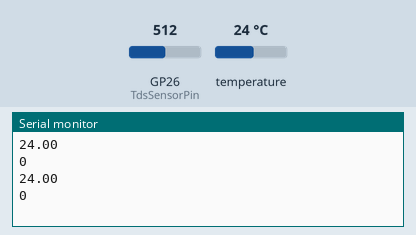
A sketch run on a simulated Raspberry Pi Pico. Shown: the last lines printed to the serial monitor. The inputs (shaded band) are chosen by the test bench; at power-on: temperature 24 °C, GP26 (TdsSensorPin) = 512.

Above: at 2.3 s.
2.4 s: temperature set to 12 °C
At 3.6 s:
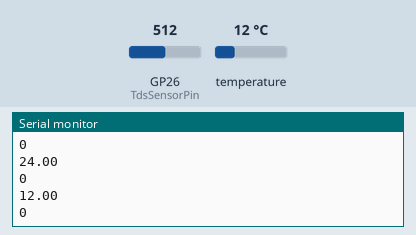
3.9 s: temperature set to 19 °C
At 5.2 s:
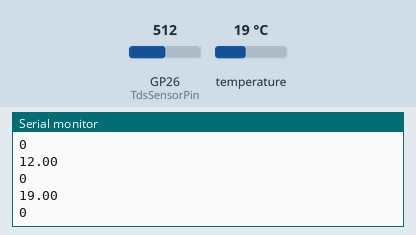
Timing chart, 0 to 6.9 s (numbered marks = the images above; inputs shaded):
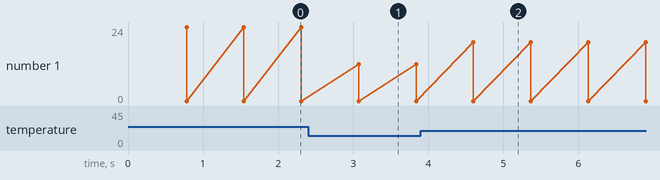

Measured:
- after the input at 2.4 s, the serial monitor: prints a new line after 0.67 s (image 1)
- after the input at 3.9 s, the serial monitor: prints a new line after 0.70 s (image 2)

The sketch:

Read_Aquatek.ino
```cpp
#include "OneWire.h"
#include "DallasTemperature.h"
// -----------
#include <Wire.h>
// -----------
// define value

float Celcius=0;
#define ONE_WIRE_BUS 7
OneWire oneWire(ONE_WIRE_BUS);
DallasTemperature sensors(&oneWire);
// temperature


// TDS

#define TdsSensorPin A0
#define VREF 5.0              // analog reference voltage(Volt) of the ADC
#define SCOUNT  30            // sum of sample point

int analogBuffer[SCOUNT];     // store the analog value in the array, read from ADC
int analogBufferTemp[SCOUNT];
int analogBufferIndex = 0;
int copyIndex = 0;

float averageVoltage = 0;
float tdsValue = 0;
float temperature = 25;       // current temperature for compensation
//


void setup(void)
{
  Serial.begin(9600);
  sensors.begin();
  pinMode(TdsSensorPin,INPUT);
}

void loop(void)
{
  sensors.requestTemperatures();
  Celcius=sensors.getTempCByIndex(0);
  temperature = Celcius;
  // ------- TDS
  static unsigned long analogSampleTimepoint = millis();
  if(millis()-analogSampleTimepoint > 40U){     //every 40 milliseconds,read the analog value from the ADC
    analogSampleTimepoint = millis();
    analogBuffer[analogBufferIndex] = analogRead(TdsSensorPin);    //read the analog value and store into the buffer
    analogBufferIndex++;
    if(analogBufferIndex == SCOUNT){
      analogBufferIndex = 0;
    }
  }

  static unsigned long printTimepoint = millis();
  if(millis()-printTimepoint > 800U){
    printTimepoint = millis();
    for(copyIndex=0; copyIndex<SCOUNT; copyIndex++){
      analogBufferTemp[copyIndex] = analogBuffer[copyIndex];

      // read the analog value more stable by the median filtering algorithm, and convert to voltage value
      averageVoltage = getMedianNum(analogBufferTemp,SCOUNT) * (float)VREF / 1024.0;

      //temperature compensation formula: fFinalResult(25^C) = fFinalResult(current)/(1.0+0.02*(fTP-25.0));
      float compensationCoefficient = 1.0+0.02*(temperature-25.0);
      //temperature compensation
      float compensationVoltage=averageVoltage/compensationCoefficient;

      //convert voltage value to tds value
      tdsValue=(133.42*compensationVoltage*compensationVoltage*compensationVoltage - 255.86*compensationVoltage*compensationVoltage + 857.39*compensationVoltage)*0.5;

    }
  }
  Serial.println(Celcius);
  Serial.println(tdsValue,0);
}


// median filtering algorithm
int getMedianNum(int bArray[], int iFilterLen){
  int bTab[iFilterLen];
  for (byte i = 0; i<iFilterLen; i++)
  bTab[i] = bArray[i];
  int i, j, bTemp;
  for (j = 0; j < iFilterLen - 1; j++) {
    for (i = 0; i < iFilterLen - j - 1; i++) {
      if (bTab[i] > bTab[i + 1]) {
        bTemp = bTab[i];
        bTab[i] = bTab[i + 1];
        bTab[i + 1] = bTemp;
      }
    }
  }
  if ((iFilterLen & 1) > 0){
    bTemp = bTab[(iFilterLen - 1) / 2];
  }
  else {
    bTemp = (bTab[iFilterLen / 2] + bTab[iFilterLen / 2 - 1]) / 2;
  }
  return bTemp;
}
```
